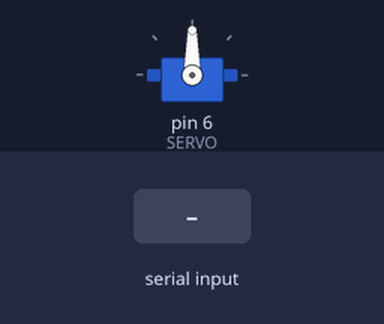
This sketch was run on a simulated Arduino Uno, built with avr-gcc and run on an emulated ATmega328P. Shown: servo. The inputs (shaded band) are chosen by the test bench. What the sketch prints to the serial monitor is not drawn.

Above: at 1.2 s.
1.3 s: "30,150\n" received over Serial
At 3.0 s:
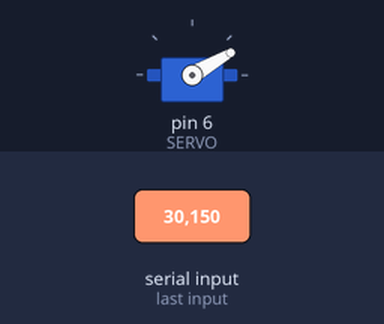
3.8 s: "5\n" received over Serial
At 5.9 s:
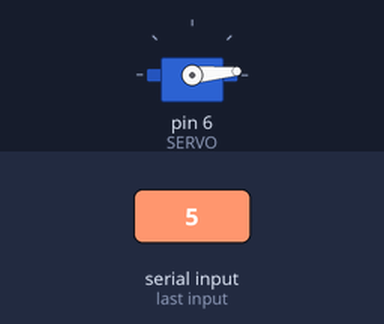
6.3 s: "200\n" received over Serial
At 7.9 s:
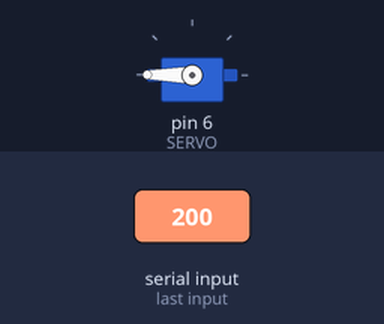
8.8 s: "90,45\n" received over Serial
At 11.1 s:
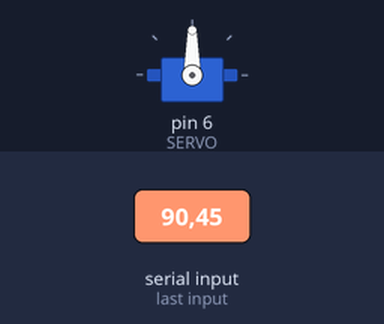
Timing chart, 0 to 12.3 s (numbered marks = the images above; inputs shaded):
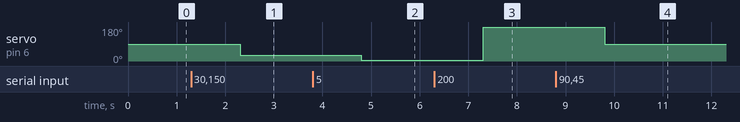

The sketch:

microservo.ino
```cpp
#include <Servo.h>

#define SERVO 6 // Porta Digital 6 PWM

Servo s; // Variável Servo
int pos; // Posição Servo

void setup ()
{
  s.attach(SERVO);
  Serial.begin(9600);
  Serial.println("Motor Ligado");
  //s.write(0); // Inicia motor posição zero
}

void loop()
{
  if (Serial.available()) {
    Serial.print(pos);
    Serial.print(" -> ");
    pos = Serial.readString().toInt();
    s.write(pos);
    Serial.println(pos);
  }
}
```

Measured:
- after the input at 1.3 s, servo on pin 6 (SERVO): 90° → 30° after 1.0 s
- after the input at 3.8 s, servo on pin 6 (SERVO): 30° → 5° after 1.0 s
- after the input at 6.3 s, servo on pin 6 (SERVO): 5° → 180° after 1.0 s
- after the input at 8.8 s, servo on pin 6 (SERVO): 180° → 90° after 1.0 s
